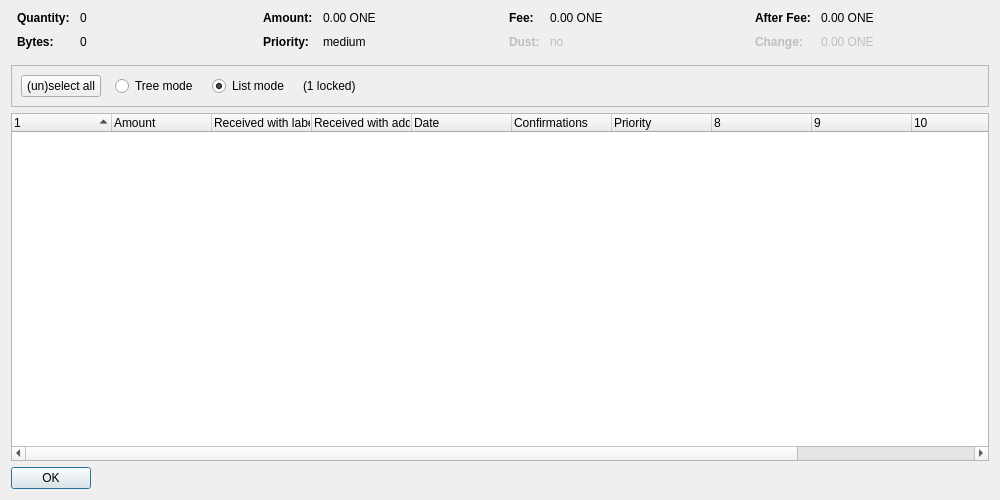
<?xml version="1.0" encoding="UTF-8"?>
<ui version="4.0">
 <class>CoinControlDialog</class>
 <widget class="QDialog" name="CoinControlDialog">
  <property name="geometry">
   <rect>
    <x>0</x>
    <y>0</y>
    <width>1000</width>
    <height>500</height>
   </rect>
  </property>
  <property name="windowTitle">
   <string>Coin Selection</string>
  </property>
  <layout class="QVBoxLayout" name="verticalLayout">
   <item>
    <layout class="QHBoxLayout" name="horizontalLayoutTop" stretch="0,0,0,0">
     <property name="topMargin">
      <number>0</number>
     </property>
     <property name="bottomMargin">
      <number>10</number>
     </property>
     <item>
      <layout class="QFormLayout" name="formLayoutCoinControl1">
       <property name="horizontalSpacing">
        <number>10</number>
       </property>
       <property name="verticalSpacing">
        <number>10</number>
       </property>
       <property name="leftMargin">
        <number>6</number>
       </property>
       <property name="rightMargin">
        <number>6</number>
       </property>
       <item row="0" column="0">
        <widget class="QLabel" name="labelCoinControlQuantityText">
         <property name="font">
          <font>
           <weight>75</weight>
           <bold>true</bold>
          </font>
         </property>
         <property name="text">
          <string>Quantity:</string>
         </property>
        </widget>
       </item>
       <item row="0" column="1">
        <widget class="QLabel" name="labelCoinControlQuantity">
         <property name="cursor">
          <cursorShape>IBeamCursor</cursorShape>
         </property>
         <property name="contextMenuPolicy">
          <enum>Qt::ActionsContextMenu</enum>
         </property>
         <property name="text">
          <string notr="true">0</string>
         </property>
         <property name="textInteractionFlags">
          <set>Qt::LinksAccessibleByMouse|Qt::TextSelectableByKeyboard|Qt::TextSelectableByMouse</set>
         </property>
        </widget>
       </item>
       <item row="1" column="0">
        <widget class="QLabel" name="labelCoinControlBytesText">
         <property name="font">
          <font>
           <weight>75</weight>
           <bold>true</bold>
          </font>
         </property>
         <property name="text">
          <string>Bytes:</string>
         </property>
        </widget>
       </item>
       <item row="1" column="1">
        <widget class="QLabel" name="labelCoinControlBytes">
         <property name="cursor">
          <cursorShape>IBeamCursor</cursorShape>
         </property>
         <property name="contextMenuPolicy">
          <enum>Qt::ActionsContextMenu</enum>
         </property>
         <property name="text">
          <string notr="true">0</string>
         </property>
         <property name="textInteractionFlags">
          <set>Qt::LinksAccessibleByMouse|Qt::TextSelectableByKeyboard|Qt::TextSelectableByMouse</set>
         </property>
        </widget>
       </item>
      </layout>
     </item>
     <item>
      <layout class="QFormLayout" name="formLayoutCoinControl2">
       <property name="horizontalSpacing">
        <number>10</number>
       </property>
       <property name="verticalSpacing">
        <number>10</number>
       </property>
       <property name="leftMargin">
        <number>6</number>
       </property>
       <property name="rightMargin">
        <number>6</number>
       </property>
       <item row="0" column="0">
        <widget class="QLabel" name="labelCoinControlAmountText">
         <property name="font">
          <font>
           <weight>75</weight>
           <bold>true</bold>
          </font>
         </property>
         <property name="text">
          <string>Amount:</string>
         </property>
        </widget>
       </item>
       <item row="0" column="1">
        <widget class="QLabel" name="labelCoinControlAmount">
         <property name="cursor">
          <cursorShape>IBeamCursor</cursorShape>
         </property>
         <property name="contextMenuPolicy">
          <enum>Qt::ActionsContextMenu</enum>
         </property>
         <property name="text">
          <string notr="true">0.00 ONE</string>
         </property>
         <property name="textInteractionFlags">
          <set>Qt::LinksAccessibleByMouse|Qt::TextSelectableByKeyboard|Qt::TextSelectableByMouse</set>
         </property>
        </widget>
       </item>
       <item row="1" column="0">
        <widget class="QLabel" name="labelCoinControlPriorityText">
         <property name="font">
          <font>
           <weight>75</weight>
           <bold>true</bold>
          </font>
         </property>
         <property name="text">
          <string>Priority:</string>
         </property>
        </widget>
       </item>
       <item row="1" column="1">
        <widget class="QLabel" name="labelCoinControlPriority">
         <property name="cursor">
          <cursorShape>IBeamCursor</cursorShape>
         </property>
         <property name="contextMenuPolicy">
          <enum>Qt::ActionsContextMenu</enum>
         </property>
         <property name="text">
          <string notr="true">medium</string>
         </property>
         <property name="textInteractionFlags">
          <set>Qt::LinksAccessibleByMouse|Qt::TextSelectableByKeyboard|Qt::TextSelectableByMouse</set>
         </property>
        </widget>
       </item>
      </layout>
     </item>
     <item>
      <layout class="QFormLayout" name="formLayoutCoinControl3">
       <property name="horizontalSpacing">
        <number>10</number>
       </property>
       <property name="verticalSpacing">
        <number>10</number>
       </property>
       <property name="leftMargin">
        <number>6</number>
       </property>
       <property name="rightMargin">
        <number>6</number>
       </property>
       <item row="0" column="0">
        <widget class="QLabel" name="labelCoinControlFeeText">
         <property name="font">
          <font>
           <weight>75</weight>
           <bold>true</bold>
          </font>
         </property>
         <property name="text">
          <string>Fee:</string>
         </property>
        </widget>
       </item>
       <item row="0" column="1">
        <widget class="QLabel" name="labelCoinControlFee">
         <property name="cursor">
          <cursorShape>IBeamCursor</cursorShape>
         </property>
         <property name="contextMenuPolicy">
          <enum>Qt::ActionsContextMenu</enum>
         </property>
         <property name="text">
          <string notr="true">0.00 ONE</string>
         </property>
         <property name="textInteractionFlags">
          <set>Qt::LinksAccessibleByMouse|Qt::TextSelectableByKeyboard|Qt::TextSelectableByMouse</set>
         </property>
        </widget>
       </item>
       <item row="1" column="0">
        <widget class="QLabel" name="labelCoinControlLowOutputText">
         <property name="enabled">
          <bool>false</bool>
         </property>
         <property name="font">
          <font>
           <weight>75</weight>
           <bold>true</bold>
          </font>
         </property>
         <property name="text">
          <string>Dust:</string>
         </property>
        </widget>
       </item>
       <item row="1" column="1">
        <widget class="QLabel" name="labelCoinControlLowOutput">
         <property name="enabled">
          <bool>false</bool>
         </property>
         <property name="cursor">
          <cursorShape>IBeamCursor</cursorShape>
         </property>
         <property name="contextMenuPolicy">
          <enum>Qt::ActionsContextMenu</enum>
         </property>
         <property name="text">
          <string notr="true">no</string>
         </property>
         <property name="textInteractionFlags">
          <set>Qt::LinksAccessibleByMouse|Qt::TextSelectableByKeyboard|Qt::TextSelectableByMouse</set>
         </property>
        </widget>
       </item>
      </layout>
     </item>
     <item>
      <layout class="QFormLayout" name="formLayoutCoinControl4">
       <property name="horizontalSpacing">
        <number>10</number>
       </property>
       <property name="verticalSpacing">
        <number>10</number>
       </property>
       <property name="leftMargin">
        <number>6</number>
       </property>
       <property name="rightMargin">
        <number>6</number>
       </property>
       <item row="0" column="0">
        <widget class="QLabel" name="labelCoinControlAfterFeeText">
         <property name="font">
          <font>
           <weight>75</weight>
           <bold>true</bold>
          </font>
         </property>
         <property name="text">
          <string>After Fee:</string>
         </property>
        </widget>
       </item>
       <item row="0" column="1">
        <widget class="QLabel" name="labelCoinControlAfterFee">
         <property name="cursor">
          <cursorShape>IBeamCursor</cursorShape>
         </property>
         <property name="contextMenuPolicy">
          <enum>Qt::ActionsContextMenu</enum>
         </property>
         <property name="text">
          <string notr="true">0.00 ONE</string>
         </property>
         <property name="textInteractionFlags">
          <set>Qt::LinksAccessibleByMouse|Qt::TextSelectableByKeyboard|Qt::TextSelectableByMouse</set>
         </property>
        </widget>
       </item>
       <item row="1" column="0">
        <widget class="QLabel" name="labelCoinControlChangeText">
         <property name="enabled">
          <bool>false</bool>
         </property>
         <property name="font">
          <font>
           <weight>75</weight>
           <bold>true</bold>
          </font>
         </property>
         <property name="text">
          <string>Change:</string>
         </property>
        </widget>
       </item>
       <item row="1" column="1">
        <widget class="QLabel" name="labelCoinControlChange">
         <property name="enabled">
          <bool>false</bool>
         </property>
         <property name="cursor">
          <cursorShape>IBeamCursor</cursorShape>
         </property>
         <property name="contextMenuPolicy">
          <enum>Qt::ActionsContextMenu</enum>
         </property>
         <property name="text">
          <string notr="true">0.00 ONE</string>
         </property>
         <property name="textInteractionFlags">
          <set>Qt::LinksAccessibleByMouse|Qt::TextSelectableByKeyboard|Qt::TextSelectableByMouse</set>
         </property>
        </widget>
       </item>
      </layout>
     </item>
    </layout>
   </item>
   <item>
    <widget class="QFrame" name="frame">
     <property name="minimumSize">
      <size>
       <width>0</width>
       <height>40</height>
      </size>
     </property>
     <property name="frameShape">
      <enum>QFrame::StyledPanel</enum>
     </property>
     <property name="frameShadow">
      <enum>QFrame::Sunken</enum>
     </property>
     <layout class="QHBoxLayout" name="horizontalLayout">
      <item>
       <layout class="QHBoxLayout" name="horizontalLayoutPanel" stretch="0,0,0,0,0">
        <property name="spacing">
         <number>14</number>
        </property>
        <item>
         <widget class="QPushButton" name="pushButtonSelectAll">
          <property name="sizePolicy">
           <sizepolicy hsizetype="Maximum" vsizetype="Fixed">
            <horstretch>0</horstretch>
            <verstretch>0</verstretch>
           </sizepolicy>
          </property>
          <property name="text">
           <string>(un)select all</string>
          </property>
          <property name="autoDefault">
           <bool>false</bool>
          </property>
         </widget>
        </item>
        <item>
         <widget class="QRadioButton" name="radioTreeMode">
          <property name="sizePolicy">
           <sizepolicy hsizetype="Maximum" vsizetype="Fixed">
            <horstretch>0</horstretch>
            <verstretch>0</verstretch>
           </sizepolicy>
          </property>
          <property name="text">
           <string>Tree mode</string>
          </property>
         </widget>
        </item>
        <item>
         <widget class="QRadioButton" name="radioListMode">
          <property name="sizePolicy">
           <sizepolicy hsizetype="Maximum" vsizetype="Fixed">
            <horstretch>0</horstretch>
            <verstretch>0</verstretch>
           </sizepolicy>
          </property>
          <property name="text">
           <string>List mode</string>
          </property>
          <property name="checked">
           <bool>true</bool>
          </property>
         </widget>
        </item>
        <item>
         <widget class="QLabel" name="labelLocked">
          <property name="text">
           <string notr="true">(1 locked)</string>
          </property>
         </widget>
        </item>
        <item>
         <spacer name="horizontalSpacer">
          <property name="orientation">
           <enum>Qt::Horizontal</enum>
          </property>
          <property name="sizeHint" stdset="0">
           <size>
            <width>40</width>
            <height>20</height>
           </size>
          </property>
         </spacer>
        </item>
       </layout>
      </item>
     </layout>
    </widget>
   </item>
   <item>
    <widget class="CoinControlTreeWidget" name="treeWidget">
     <property name="contextMenuPolicy">
      <enum>Qt::CustomContextMenu</enum>
     </property>
     <property name="sortingEnabled">
      <bool>false</bool>
     </property>
     <property name="columnCount">
      <number>12</number>
     </property>
     <attribute name="headerShowSortIndicator" stdset="0">
      <bool>true</bool>
     </attribute>
     <attribute name="headerStretchLastSection">
      <bool>false</bool>
     </attribute>
     <column>
      <property name="text">
       <string/>
      </property>
     </column>
     <column>
      <property name="text">
       <string>Amount</string>
      </property>
     </column>
     <column>
      <property name="text">
       <string>Received with label</string>
      </property>
     </column>
     <column>
      <property name="text">
       <string>Received with address</string>
      </property>
     </column>
     <column>
      <property name="text">
       <string>Date</string>
      </property>
     </column>
     <column>
      <property name="text">
       <string>Confirmations</string>
      </property>
      <property name="toolTip">
       <string>Confirmed</string>
      </property>
     </column>
     <column>
      <property name="text">
       <string>Priority</string>
      </property>
     </column>
     <column>
      <property name="text">
       <string/>
      </property>
     </column>
     <column>
      <property name="text">
       <string/>
      </property>
     </column>
     <column>
      <property name="text">
       <string/>
      </property>
     </column>
     <column>
      <property name="text">
       <string/>
      </property>
     </column>
     <column>
      <property name="text">
       <string/>
      </property>
     </column>
    </widget>
   </item>
   <item>
    <widget class="QDialogButtonBox" name="buttonBox">
     <property name="sizePolicy">
      <sizepolicy hsizetype="Maximum" vsizetype="Fixed">
       <horstretch>0</horstretch>
       <verstretch>0</verstretch>
      </sizepolicy>
     </property>
     <property name="orientation">
      <enum>Qt::Horizontal</enum>
     </property>
     <property name="standardButtons">
      <set>QDialogButtonBox::Ok</set>
     </property>
    </widget>
   </item>
  </layout>
 </widget>
 <customwidgets>
  <customwidget>
   <class>CoinControlTreeWidget</class>
   <extends>QTreeWidget</extends>
   <header>coincontroltreewidget.h</header>
  </customwidget>
 </customwidgets>
 <resources/>
 <connections/>
</ui>
